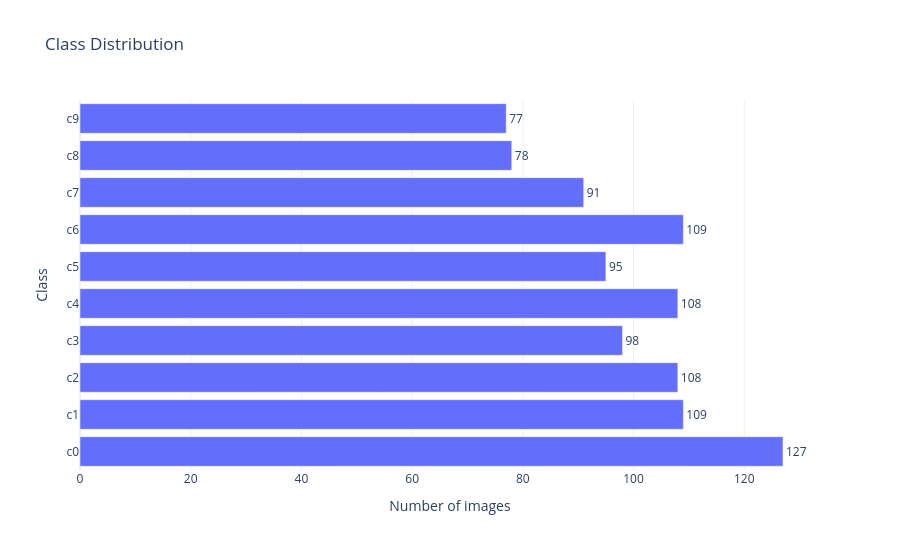

Notebook code for this chart:
### Markdown cell above
### Test set

### Code cell
from config.paths.state_farm_ddd_paths import TEST_RAW_CSV

# Load the test dataset
df_test = pd.read_csv(TEST_RAW_CSV)

# Calculate class distribution
label_summary = get_class_distribution(df_test)

# Calculate total number of images
total_images = get_total_images(df_test)

# Create and display the class distribution plot
plot_class_distribution(label_summary)

# Evaluate class balance
imbalance_ratio = evaluate_class_balance(label_summary)

### Figure 1 — Plotly figure (JSON) as saved in the notebook; plotly's stock layout.template omitted (floating-point values rounded to 4 significant figures)
{"data": [{"customdata": [[12.7], [10.9], [10.8], [9.8], [10.8], [9.5], [10.9], [9.1], [7.8], [7.7]], "hovertemplate": "<b>Class:</b> %{y}<br><b>Images:</b> %{x}<br><b>Percentage:</b> %{customdata[0]:.2f}%<extra></extra>", "legendgroup": "", "marker": {"color": "#636efa", "pattern": {"shape": ""}}, "name": "", "orientation": "h", "showlegend": false, "text": [127.0, 109.0, 108.0, 98.0, 108.0, 95.0, 109.0, 91.0, 78.0, 77.0], "textposition": "outside", "x": [127, 109, 108, 98, 108, 95, 109, 91, 78, 77], "xaxis": "x", "y": ["c0", "c1", "c2", "c3", "c4", "c5", "c6", "c7", "c8", "c9"], "yaxis": "y", "type": "bar"}], "layout": {"xaxis": {"anchor": "y", "domain": [0.0, 1.0], "title": {"text": "Number of images"}}, "yaxis": {"anchor": "x", "domain": [0.0, 1.0], "title": {"text": "Class"}}, "legend": {"tracegroupgap": 0}, "title": {"text": "Class Distribution"}, "barmode": "relative", "width": 900, "height": 550, "showlegend": false}}
